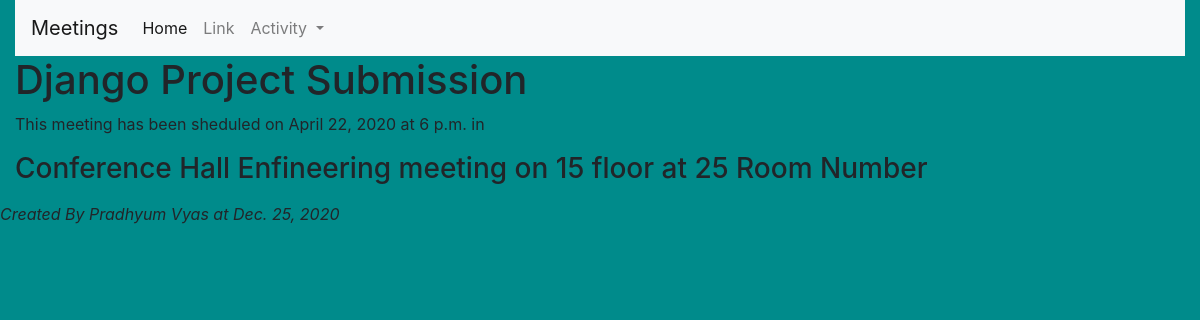
/meeting/2, run on the app's committed database.
### meeting/models.py (models this page shows, shortened)
class Meeting(models.Model):
    title = models.CharField(max_length=200)
    date = models.DateField()
    start_time = models.TimeField(default=time(10))
    duration = models.IntegerField(default=1)
    room = models.ForeignKey(Room, on_delete=models.CASCADE)

class Room(models.Model):
    name = models.CharField(max_length=250)
    floor_number = models.IntegerField()
    room_number = models.IntegerField()
    def __str__(self):
        return f"{self.name} meeting on {self.floor_number} floor at {self.room_number} Room Number"

### meeting/views.py (the view)
# urls.py: path('<int:id>', details, name='details'),
def details(request, id):
    meeting = get_object_or_404(Meeting, pk=id)
    return render(request, "meeting/details.html", {'meeting': meeting,
                                                    'message':"Created By Pradhyum Vyas",
                                                    'date':(datetime.today().date())})

### meeting/templates/meeting/details.html (shortened to what this page needs)
{% extends 'base.html' %}
{% block content %}
<div class="container-fluid pradhyum">
        <h1>{{meeting.title}}</h1>
    <p>This meeting has been sheduled on {{meeting.date}} at {{meeting.start_time}} in
        <h3>{{meeting.room}}</h3>
    </p>
</div>
{% endblock %}

### website/static/website/main.css (style rules this page uses)
body { background-color: darkcyan; }

### data on the page
Meeting: title "Django Project Submission", date "April 22, 2020", start_time "6 p.m.", room "Conference Hall Enfineering meeting on 15 floor at 25 Room Number"

### other printed values
{{ message }} "Created By Pradhyum Vyas"
